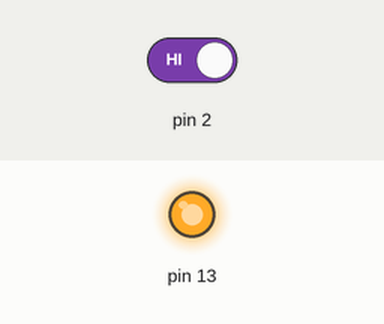
The sketch below on a simulated Arduino Uno, built with avr-gcc and run on an emulated ATmega328P. Parts: output pins drawn as LEDs (lit = HIGH). The test bench sets the inputs (shaded band); at power-on: pin 2 HIGH.

Above: at 1.2 s.
1.3 s: pin 2 driven LOW
At 1.8 s:
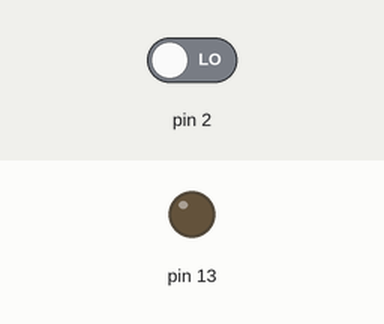
2.8 s: pin 2 driven HIGH
At 4.1 s:
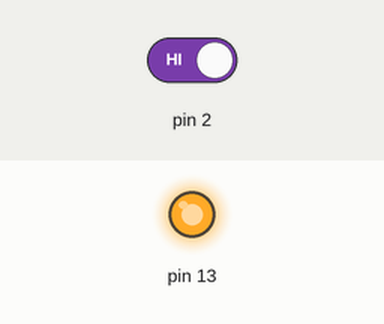
Timing chart, 0 to 5.8 s (numbered marks = the images above; inputs shaded):
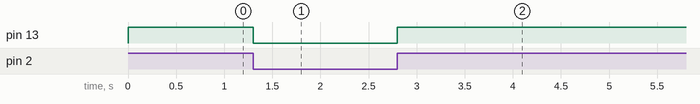

The sketch:

not.ino
```cpp
int estado1;
void setup() {
  // put your setup code here, to run once:
pinMode(2, INPUT);
pinMode(13, OUTPUT);
}

void loop() {
  // put your main code here, to run repeatedly:
estado1=digitalRead(2);
  if (estado1==0)
  {
    digitalWrite(13,LOW);
  }
  else
  {
    digitalWrite(13,HIGH);
  }
}
```

Measured:
- after the input at 1.3 s, pin 13: HIGH → LOW at once
- after the input at 2.8 s, pin 13: LOW → HIGH at once
